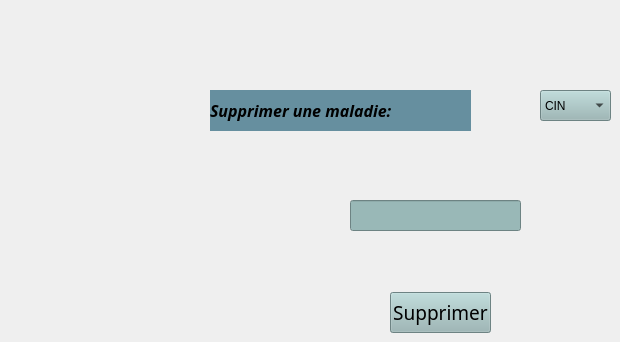
          <widget class="QWidget" name="tab_9">
           <attribute name="title">
            <string>Supprimer une maladie </string>
           </attribute>
           <widget class="QComboBox" name="cb_1">
            <property name="geometry">
             <rect>
              <x>540</x>
              <y>90</y>
              <width>71</width>
              <height>31</height>
             </rect>
            </property>
            <property name="styleSheet">
             <string notr="true">background-color: rgb(153, 184, 183);</string>
            </property>
            <item>
             <property name="text">
              <string>CIN</string>
             </property>
            </item>
            <item>
             <property name="text">
              <string>Nom_maladie</string>
             </property>
            </item>
           </widget>
           <widget class="QLineEdit" name="le_4">
            <property name="geometry">
             <rect>
              <x>350</x>
              <y>200</y>
              <width>171</width>
              <height>31</height>
             </rect>
            </property>
            <property name="styleSheet">
             <string notr="true">background-color: rgb(153, 184, 183);</string>
            </property>
           </widget>
           <widget class="QLabel" name="lb_5">
            <property name="geometry">
             <rect>
              <x>210</x>
              <y>90</y>
              <width>261</width>
              <height>41</height>
             </rect>
            </property>
            <property name="font">
             <font>
              <family>Lucida Fax</family>
              <pointsize>12</pointsize>
              <weight>75</weight>
              <italic>true</italic>
              <bold>true</bold>
             </font>
            </property>
            <property name="styleSheet">
             <string notr="true">background-color: rgb(102, 143, 159);</string>
            </property>
            <property name="text">
             <string>Supprimer une maladie:</string>
            </property>
           </widget>
           <widget class="QPushButton" name="pb_2">
            <property name="geometry">
             <rect>
              <x>390</x>
              <y>292</y>
              <width>101</width>
              <height>41</height>
             </rect>
            </property>
            <property name="font">
             <font>
              <family>Mongolian Baiti</family>
              <pointsize>14</pointsize>
              <weight>50</weight>
              <italic>false</italic>
              <bold>false</bold>
             </font>
            </property>
            <property name="styleSheet">
             <string notr="true">background-color: rgb(153, 184, 183);</string>
            </property>
            <property name="text">
             <string>Supprimer</string>
            </property>
           </widget>
          </widget>
